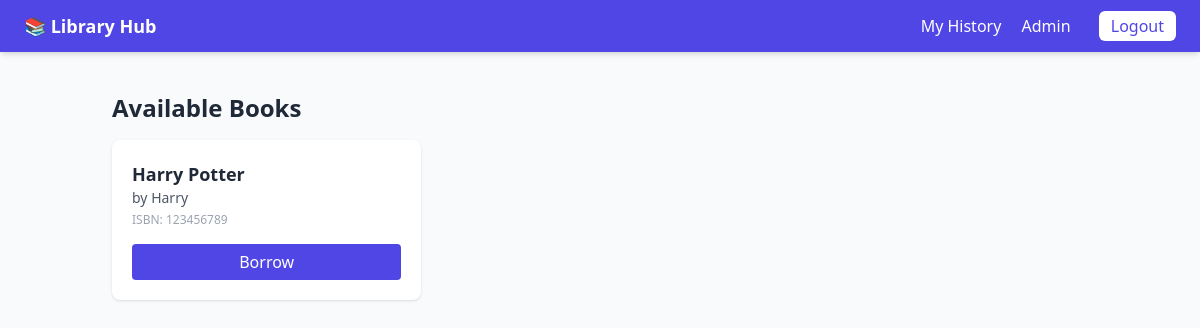
The app's page /books (signed in), older data.
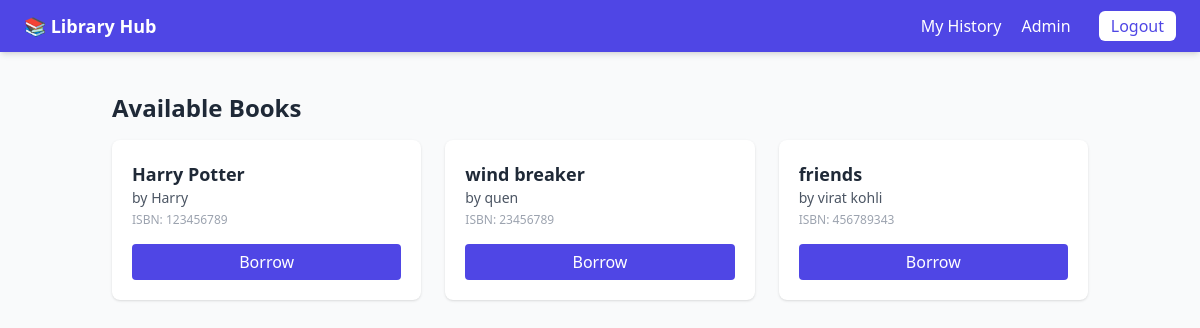
The same page, newer data.
### models.py (models this page shows)
class Book(db.Model):
    id = db.Column(db.Integer, primary_key=True)
    title = db.Column(db.String(200), nullable=False)
    author = db.Column(db.String(200))
    isbn = db.Column(db.String(50))
    copies = db.Column(db.Integer, default=1)
    created_at = db.Column(db.DateTime, default=datetime.utcnow)
    borrows = db.relationship('Borrow', back_populates='book')

### app.py (the view)
@app.route('/books')
@login_required
def view_books():
    books = Book.query.all()
    return render_template('books.html', books=books)

### app.py (called while the page is built)
@login_manager.user_loader
def load_user(user_id):
    return User.query.get(int(user_id))

### templates/books.html (shortened to what this page needs)
<!doctype html>
<html lang="en">
  <head>
    <script src="https://cdn.tailwindcss.com"></script>
  </head>
  <body class="bg-gray-50 text-gray-800">
    <nav class="bg-indigo-600 text-white py-3 px-6 flex justify-between items-center shadow-md">
      <h1 class="font-semibold text-lg"><a href="{{ url_for('home') }}">📚 Library Hub</a></h1>
      <div>
        {% if current_user.is_authenticated %}
          <a href="{{ url_for('user_history') }}" class="mx-2 hover:text-yellow-200">My History</a>
          {% if current_user.is_admin %}
            <a href="{{ url_for('admin_dashboard') }}" class="mx-2 hover:text-yellow-200">Admin</a>
          {% endif %}
          <a href="{{ url_for('logout') }}" class="ml-4 bg-white text-indigo-600 px-3 py-1 rounded-md hover:bg-gray-100">Logout</a>
        {% else %}
          <a href="{{ url_for('login') }}" class="bg-white text-indigo-600 px-3 py-1 rounded-md hover:bg-gray-100">Login</a>
        {% endif %}
      </div>
    </nav>
    <main class="container mx-auto p-6">
      <h2 class="text-2xl font-semibold mb-4">Available Books</h2>
      <div class="grid grid-cols-1 sm:grid-cols-2 lg:grid-cols-3 gap-6">
        {% for b in books %}
        <div class="bg-white rounded-lg shadow p-5 flex flex-col justify-between">
          <div>
            <h3 class="text-lg font-semibold">{{ b.title }}</h3>
            <p class="text-sm text-gray-600">by {{ b.author }}</p>
            <p class="text-xs text-gray-400 mt-1">ISBN: {{ b.isbn }}</p>
          </div>
          <form action="{{ url_for('borrow_book', book_id=b.id) }}" method="post" class="mt-4">
            <button type="submit" class="w-full bg-indigo-600 text-white py-1.5 rounded hover:bg-indigo-700">Borrow</button>
          </form>
        </div>
        {% endfor %}
      </div>
    </main>
  </body>
</html>

Row changes from the older to the newer data that the page shows:
added Book: title "wind breaker", author "quen", isbn "23456789"
added Book: title "friends", author "virat kohli", isbn "456789343"
